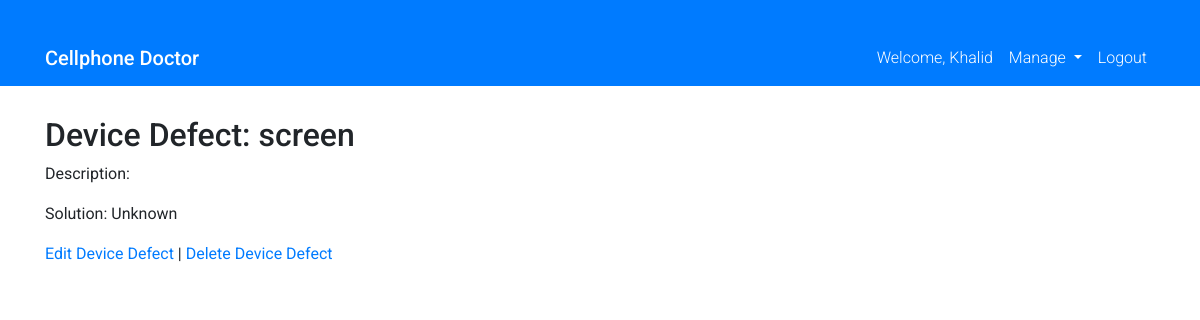
The page /store/devicedefect/1/ (signed in) on the database its author committed.
### users/models.py (models this page shows, shortened)
class CustomUser(AbstractUser):
    phone_regex = RegexValidator(
        regex=r"^\d{10,15}$",
        message=_("Phone number must be entered in the format:\
                  '9999999999'. Up to 15 digits allowed.")
    )
    phoneNumber = models.CharField(
        validators=[phone_regex, validate_phone_number],
        max_length=15,
        unique=True  # Remove unique=True
    )
    first_name = models.CharField(max_length=30)
    last_name = models.CharField(max_length=30)
    is_active = models.BooleanField(default=True)
    is_staff = models.BooleanField(default=False)
    is_superuser = models.BooleanField(default=False)
    email = models.EmailField(max_length=250, blank=True, null=True)
    address = models.CharField(max_length=100, blank=True, null=True)
    city = models.CharField(max_length=50, blank=True, null=True)
    state = models.CharField(max_length=50, blank=True, choices=STATE_CHOICES)
    zipcode = models.CharField(max_length=50, blank=True, null=True)
    service_provider = models.CharField(
        max_length=50,
        choices=SERVICE_PROVIDER_CHOICES,
        default='Unknown'
    )
    accept_devices_trade_in = models.BooleanField(default=True)
    accept_devices_buy = models.BooleanField(default=True)
    accept_devices_sell = models.BooleanField(default=True)
    accept_device_repair = models.BooleanField(default=True)
    accept_purchase = models.BooleanField(default=True)
    blacklisted = models.BooleanField(default=False)
    blacklisted_reason = models.CharField(
        max_length=100, default="", blank=True, null=True)
    photo = models.ImageField(
        upload_to='users/profile_pics', blank=True, null=True)
    notes = models.TextField(max_length=500, blank=True, default="")
    bio = models.TextField(max_length=500, blank=True, default="")
    created_at = models.DateTimeField(auto_now_add=True)
    updated_at = models.DateTimeField(auto_now=True)
    objects = CustomUserManager()
    USERNAME_FIELD = 'phoneNumber'

### store/models.py (models this page shows, shortened)
class DeviceDefect(models.Model):
    defect_name = models.CharField(max_length=50, unique=True)
    defect_description = models.TextField(
        max_length=500, blank=True, null=True)
    defect_solution = models.TextField(max_length=500, default="Unknown")
    class Meta:
        ordering = ('id',)
        verbose_name = 'Device Defect'
        verbose_name_plural = 'Device Defects'

### store/views.py (the view)
# urls.py: path('devicedefect/<int:pk>/', views.DeviceDefectDetailView.as_view(), name='devicedefect_detail'),
class DeviceDefectDetailView(DetailView):
    model = DeviceDefect
    template_name = 'store/devicedefect/devicedefect_detail.html'

### store/templates/store/devicedefect/devicedefect_detail.html
{% extends 'base.html' %}
{% block content %}
    <h2>Device Defect: {{ object.defect_name }}</h2>
    <p>Description: {{ object.defect_description }}</p>
    <p>Solution: {{ object.defect_solution }}</p>
    <a href="{% url 'store:devicedefect_update' object.pk %}">Edit Device Defect</a> |
    <a href="{% url 'store:devicedefect_delete' object.pk %}">Delete Device Defect</a>
{% endblock %}

### static/templates/base.html (shortened to what this page needs)
<!DOCTYPE html>
<html lang="en">
  {% load static %} {% get_static_prefix as STATIC_PREFIX %}
  <head>
    <link
      rel="stylesheet"
      href="https://maxcdn.bootstrapcdn.com/bootstrap/4.5.2/css/bootstrap.min.css"
    />
    <link rel="stylesheet" href="{% static 'css/styles.css' %}" />
  </head>
  <body>
    <nav class="navbar navbar-expand-lg navbar-primary bg-primary">
      <div class="container">
        <a class="navbar-brand text-white" href="{% url 'home' %}"
          >Cellphone Doctor</a
        >
        <div class="collapse navbar-collapse" id="navbarNav">
          <ul class="navbar-nav ml-auto">
            {% if user.is_authenticated %}
            <li class="nav-item">
              <a class="nav-link text-white" href="#"
                >Welcome, {{ user.username }}</a
              >
            </li>
            <li class="nav-item dropdown">
              <a
                class="nav-link dropdown-toggle text-white"
                href="#"
                id="navbarDropdown"
                role="button"
                data-toggle="dropdown"
                aria-haspopup="true"
                aria-expanded="false"
              >
                Manage
              </a>
            </li>
            <li class="nav-item">
              <a class="nav-link text-white" href="{% url 'logout' %}"
                >Logout</a
              >
            </li>
            {% endif %}
          </ul>
        </div>
      </div>
    </nav>
    <div class="container">{% block content %} {% endblock %}</div>
  </body>
</html>

### static/css/styles.css (style rules this page uses)
body { font-family: 'Roboto', sans-serif; }
.navbar-brand { font-weight: 500; }
.nav-link { font-weight: 300; }
.container { margin-top: 30px; }

### rows shown on the page
CustomUser: username "Khalid"
DeviceDefect: defect_name "screen", defect_solution "Unknown"
